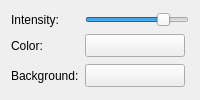
          <widget class="QWidget" name="tabAmb">
           <attribute name="title">
            <string>Ambient</string>
           </attribute>
           <layout class="QGridLayout" name="gridLayout_17">
            <item row="0" column="0">
             <widget class="QLabel" name="label_11">
              <property name="text">
               <string>Intensity:</string>
              </property>
             </widget>
            </item>
            <item row="0" column="1">
             <widget class="QSlider" name="horizontalSliderAmbientLight">
              <property name="maximum">
               <number>100</number>
              </property>
              <property name="value">
               <number>80</number>
              </property>
              <property name="orientation">
               <enum>Qt::Horizontal</enum>
              </property>
             </widget>
            </item>
            <item row="1" column="0">
             <widget class="QLabel" name="label_9">
              <property name="text">
               <string>Color:</string>
              </property>
             </widget>
            </item>
            <item row="1" column="1">
             <widget class="QPushButton" name="pushButtonAmbientColor">
              <property name="minimumSize">
               <size>
                <width>23</width>
                <height>23</height>
               </size>
              </property>
              <property name="maximumSize">
               <size>
                <width>100</width>
                <height>23</height>
               </size>
              </property>
              <property name="text">
               <string/>
              </property>
             </widget>
            </item>
            <item row="2" column="0">
             <widget class="QLabel" name="label_10">
              <property name="text">
               <string>Background:</string>
              </property>
             </widget>
            </item>
            <item row="2" column="1">
             <widget class="QPushButton" name="pushButtonBackgroundColor">
              <property name="minimumSize">
               <size>
                <width>0</width>
                <height>23</height>
               </size>
              </property>
              <property name="maximumSize">
               <size>
                <width>100</width>
                <height>23</height>
               </size>
              </property>
              <property name="text">
               <string/>
              </property>
             </widget>
            </item>
           </layout>
          </widget>
